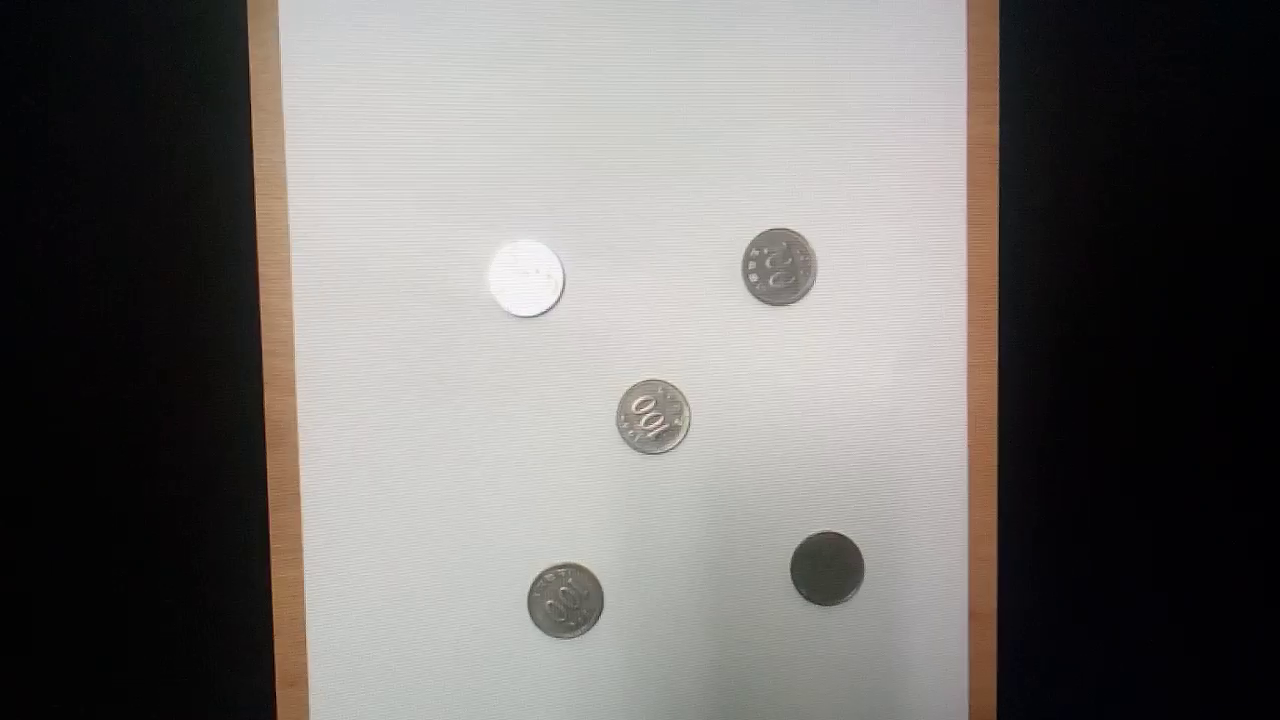
#> input picture frame 7 of bb1.mp4, 1280 x 720 px, given in place of bb.mp4, which was not available
$ python CoinCounting.py
#> lines starting #> are read from the running program, lines starting #| are printed output that depends on the picture; after the words box and inside, x2 and y2 are one past the last pixel; in counts of white or black regions, pixels touching at a corner belong together; pictures that were not available may be replaced by others from this repository, and a replacement may not be noted
import numpy as np
import cv2
import os

def run_main():
	# os.path.join(os.path.dirname(__file__), "Dataset_Coins")
    cap = cv2.VideoCapture('bb.mp4')
    cap.set(cv2.CAP_PROP_FRAME_WIDTH, 1280)
    cap.set(cv2.CAP_PROP_FRAME_WIDTH, 720)
    while(True):
        ret, frame = cap.read()
#> frame is the input picture: shape (720, 1280, 3); mean B, G, R 109, 111.2, 114.1
        roi = frame[0:500, 0:500]
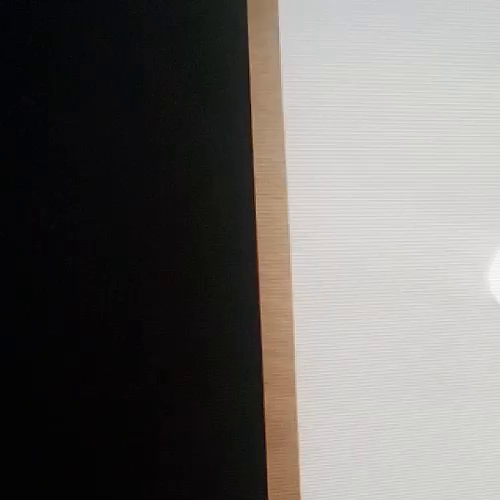
#> roi: shape (500, 500, 3); mean B, G, R 100, 102.4, 105.5
        gray = cv2.cvtColor(roi, cv2.COLOR_BGR2GRAY)
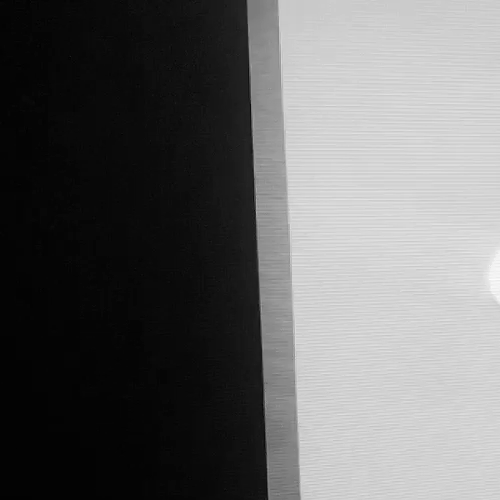
#> gray: shape (500, 500); min 1, max 252, mean 103
        # GaussianBlurring is used to remove gaussian noise from the image.
        gray_blur = cv2.GaussianBlur(gray, (15, 15), 0)
        # cv.AdaptiveThreshold(src, dst, maxValue, adaptive_method=CV_ADAPTIVE_THRESH_MEAN_C, thresholdType=CV_THRESH_BINARY, blockSize=3, param1=5) → ADAPTIVE_THRESH_MEAN_C or ADAPTIVE_THRESH_GAUSSIAN_C
        thresh = cv2.adaptiveThreshold(gray_blur, 255, cv2.ADAPTIVE_THRESH_MEAN_C, cv2.THRESH_BINARY_INV, 11, 1)
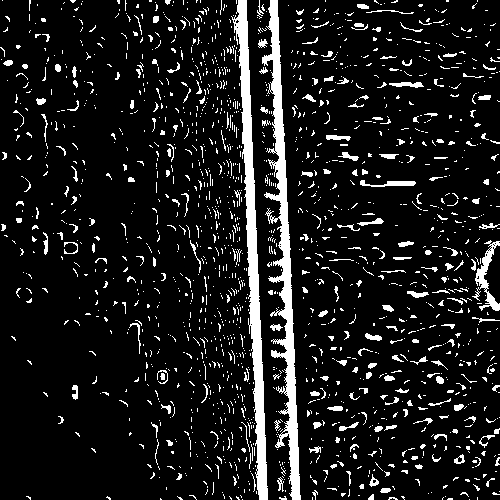
#> thresh: shape (500, 500); 10.5% white; 1701 white regions (1470 under 20 px)
        # kernel = np.ones((3, 3), np.uint8)
        kernel = np.ones((1, 1), np.uint8)
        closing = cv2.morphologyEx(thresh, cv2.MORPH_CLOSE, kernel, iterations=4)
        cont_img = closing.copy()
        contours, hierarchy = cv2.findContours(cont_img, cv2.RETR_EXTERNAL, \
                                               cv2.CHAIN_APPROX_SIMPLE)
#> contours = 1701 contours, 1632 with area under 20; largest, box (x1, y1, x2, y2) and area: (262, 0, 301, 500) 4527, (231, 0, 268, 500) 4307, (472, 240, 500, 311) 484, (360, 180, 416, 187) 152, (389, 82, 424, 88) 97
        for cnt in contours:
            area = cv2.contourArea(cnt)
            if area < 2000 or area > 4000:
                continue
            if len(cnt) < 5:
                continue
            ellipse = cv2.fitEllipse(cnt)
            cv2.ellipse(roi, ellipse, (0,255,0), 2)
#> this loop made 1701 passes
#> area on passes 36, 58: 33, 28.5
        cv2.imshow("Morphological Closing", closing)
        cv2.imshow("Adaptive Thresholding", thresh)
        cv2.imshow('Contours', roi)
        if cv2.waitKey(1) & 0xFF == ord('q'):
#> (key q is pressed here)
            break
    cap.release()
    cv2.destroyAllWindows()

if __name__ == "__main__":
    run_main()

$ run again, starting later in the video
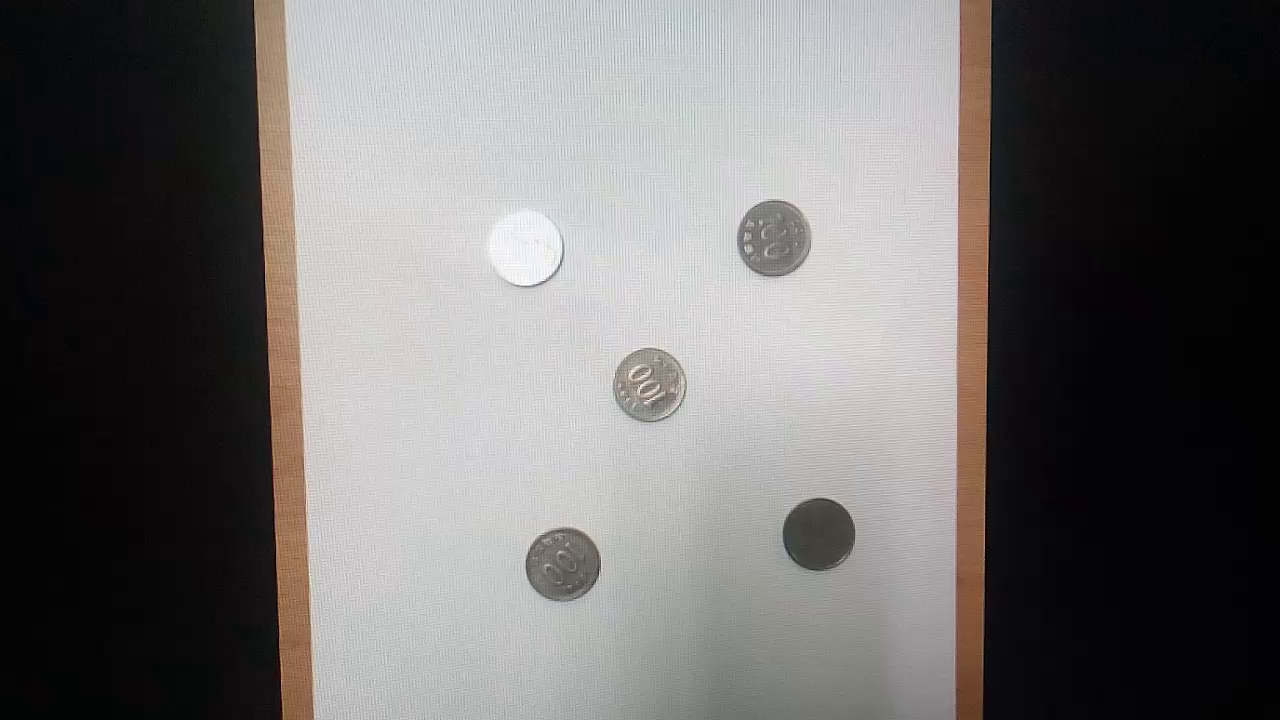
#> input picture frame 31 of bb1.mp4, 1280 x 720 px, given in place of bb.mp4, which was not available
#> in run_main, frame is the input picture: shape (720, 1280, 3); mean B, G, R 108.3, 108.8, 111
#> in run_main, `gray = cv2.cvtColor(roi, cv2.COLOR_BGR2GRAY)`:
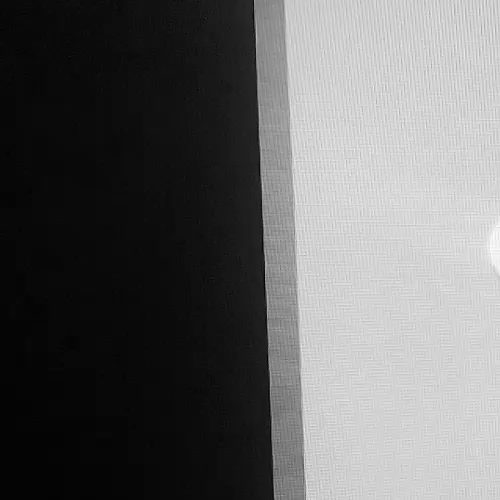
#> gray: shape (500, 500); min 0, max 255, mean 101.7
#> in run_main, `thresh = cv2.adaptiveThreshold(gray_blur, 255, cv2.ADAPTIVE_THRESH_MEA..`:
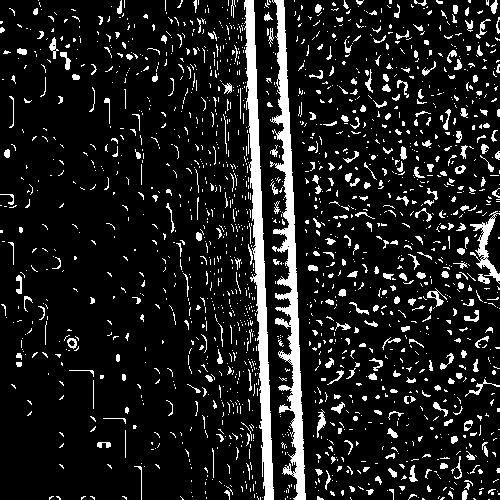
#> thresh: shape (500, 500); 11.8% white; 1786 white regions (1472 under 20 px)
#> contours = 1786 contours, 1658 with area under 20; largest, box (x1, y1, x2, y2) and area: (270, 0, 306, 500) 4612, (244, 0, 274, 500) 4226, (470, 211, 500, 284) 504, (427, 288, 447, 307) 100, (317, 409, 326, 438) 77
#> the loop in run_main, `for cnt in contours:` made 1786 passes
#> area on pass 35: 35.5
